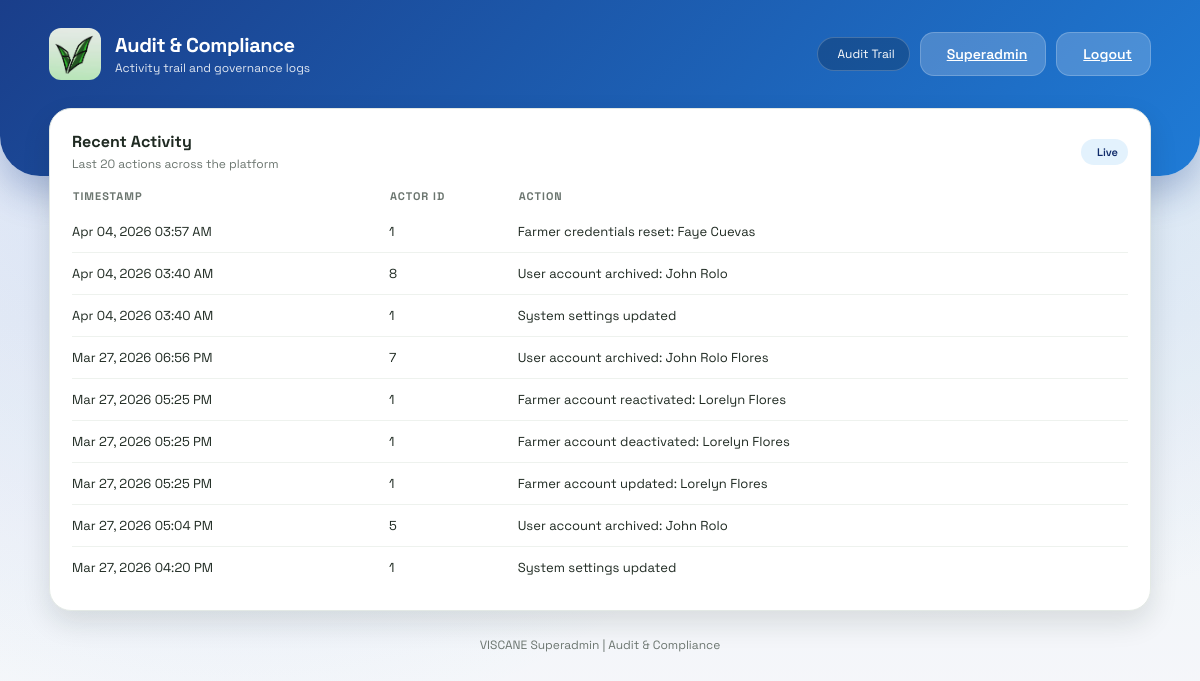
The app's page /superadmin/audit (signed in), older data.
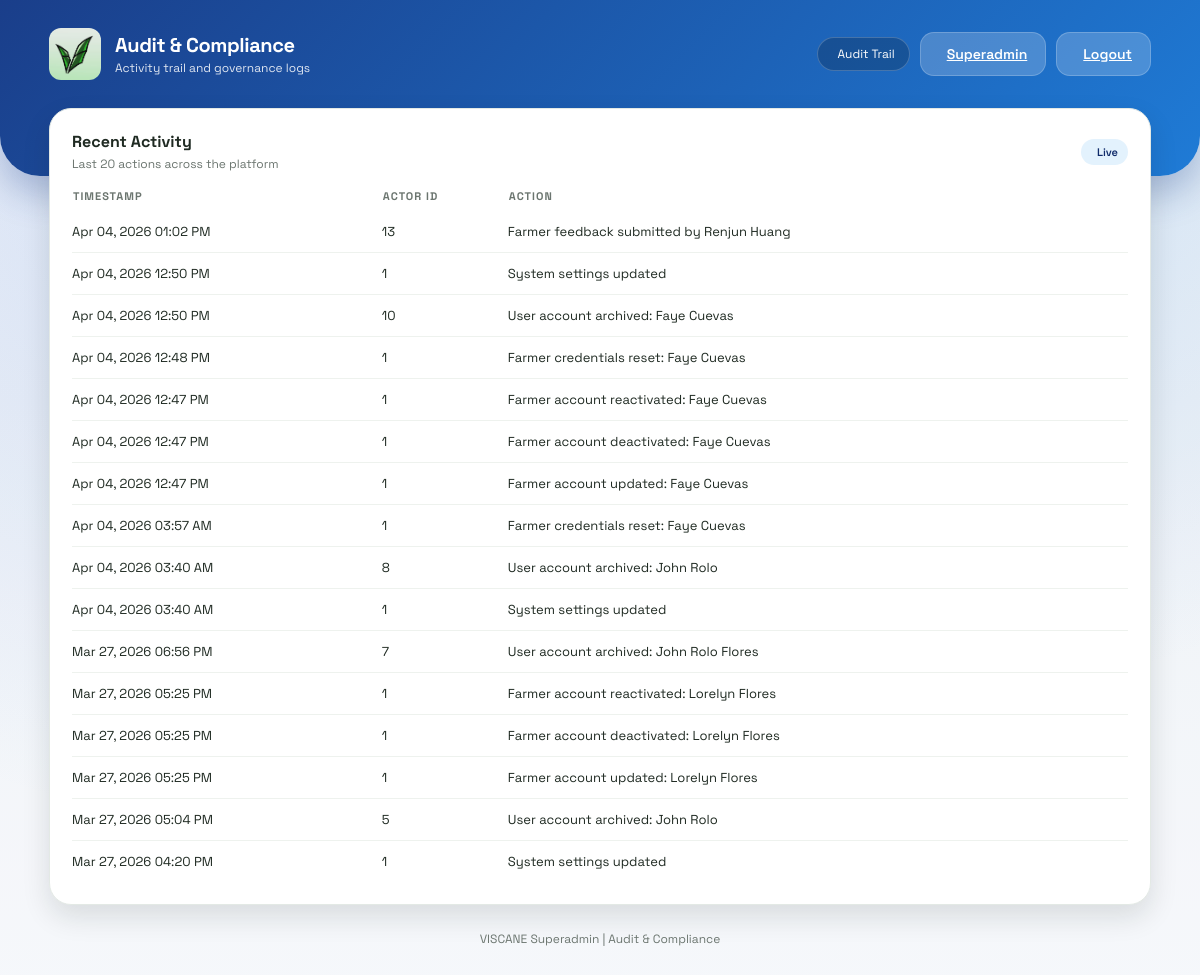
The same page, newer data.
### models.py (models this page shows)
class AuditLog(db.Model):
    id = db.Column(db.Integer, primary_key=True)
    user_id = db.Column(db.Integer, nullable=True)
    action = db.Column(db.String(255), nullable=False)
    timestamp = db.Column(db.DateTime, default=datetime.utcnow, nullable=False)

### app.py (the view)
@app.route('/superadmin/audit')
@role_required('superadmin')
def superadmin_audit():
    logs = AuditLog.query.order_by(AuditLog.timestamp.desc()).limit(20).all()
    return render_template('superadmin_audit.html', logs=logs, current_admin=get_current_admin())

### app.py (called while the page is built)
def role_required(required_role):
    def decorator(view):
        @wraps(view)
        def wrapped(*args, **kwargs):
            admin_id = session.get('admin_id')
            if not admin_id:
                return redirect(url_for('admin_login'))
            admin = Admin.query.get(admin_id)
            if not admin or admin.is_archived or admin.role != required_role:
                return redirect(url_for('admin_portal'))
            return view(*args, **kwargs)
        return wrapped
    return decorator

def get_current_admin():
    admin_id = session.get('admin_id')
    if not admin_id:
        return None
    admin = Admin.query.get(admin_id)
    if not admin or admin.is_archived:
        return None
    return admin

### templates/superadmin_audit.html (shortened to what this page needs)
<!DOCTYPE html>
<html lang="en">
<head>
    <link rel="stylesheet" href="{{ url_for('static', filename='style.css') }}">
</head>
<body class="admin-layout">
    <header class="dashboard-header">
        <div class="header-content">
            <div class="brand">
                <div class="brand-icon">
                    <img src="{{ url_for('static', filename='logo.jpg') }}" alt="VISCANE Logo" style="width: 100%; height: 100%; object-fit: cover; border-radius: 12px;">
                </div>
                <div>
                    <p class="brand-title">Audit & Compliance</p>
                    <p class="brand-subtitle">Activity trail and governance logs</p>
                </div>
            </div>
            <div class="header-actions">
                <div class="status-pill">
                    Audit Trail
                </div>
                <a class="btn light" href="/superadmin">
                    Superadmin
                </a>
                <a class="btn light" href="/admin-logout">
                    Logout
                </a>
            </div>
        </div>
    </header>
    <main class="dashboard-container fade-in">
        <section class="panel">
            <div class="panel-header">
                <div>
                    <h3 class="panel-title">Recent Activity</h3>
                    <p class="panel-subtitle">Last 20 actions across the platform</p>
                </div>
                <span class="badge">Live</span>
            </div>
            <table class="data-table">
                <thead>
                    <tr>
                        <th>Timestamp</th>
                        <th>Actor ID</th>
                        <th>Action</th>
                    </tr>
                </thead>
                <tbody>
                    {% if logs %}
                        {% for log in logs %}
                            <tr>
                                <td>{{ log.timestamp.strftime('%b %d, %Y %I:%M %p') }}</td>
                                <td>{{ log.user_id if log.user_id else 'System' }}</td>
                                <td>{{ log.action }}</td>
                            </tr>
                        {% endfor %}
                    {% else %}
                        <tr>
                            <td colspan="3">No audit entries available yet.</td>
                        </tr>
                    {% endif %}
                </tbody>
            </table>
        </section>
        <div class="footer-link">VISCANE Superadmin | Audit & Compliance</div>
    </main>
</body>
</html>

### static/style.css (style rules this page uses)
:root { --glass-bg: rgba(255, 255, 255, 0.15); --glass-border: rgba(255, 255, 255, 0.2); --primary-green: #43A047; --neutral-0: #ffffff; --neutral-50: #f6f8f5; --neutral-100: #eef2ee; --neutral-200: #e3e9e5; --neutral-500: #6b756f; --neutral-900: #1f2a22; --radius-lg: 22px; --radius-md: 16px; --shadow-md: 0 12px 28px rgba(19, 32, 24, 0.12); --shadow-lg: 0 18px 45px rgba(19, 32, 24, 0.18); }
* { box-sizing: border-box; }
body { margin: 0; font-family: "Space Grotesk", sans-serif; background-image: linear-gradient(rgba(0,0,0,0.5), rgba(0,0,0,0.5)), url('background.png'); background-size: cover; background-position: center; background-attachment: fixed; display: flex; justify-content: center; align-items: center; min-height: 100vh; color: white; }
.fade-in { animation: slideUp 0.6s ease-out forwards; }
body.farmer-layout, body.admin-layout { display: block; min-height: 100vh; background-image: none; background-color: var(--neutral-50); color: var(--neutral-900); overflow-x: hidden; padding: 0; }
body.admin-layout { --accent: #1E5BBF; --accent-soft: #E3F2FD; --accent-strong: #102B6A; --header-gradient: linear-gradient(135deg, #1A3E8A, #1F7BD6); --header-shadow: 0 18px 35px rgba(26, 62, 138, 0.28); }
.dashboard-header { background: var(--header-gradient); color: white; padding: 28px 0 96px; border-radius: 0 0 40px 40px; box-shadow: var(--header-shadow); position: relative; z-index: 2; }
.header-content { max-width: 1150px; margin: 0 auto; padding: 0 24px; display: flex; justify-content: space-between; align-items: center; gap: 20px; flex-wrap: wrap; }
.brand { display: flex; align-items: center; gap: 14px; }
.brand-icon { width: 52px; height: 52px; border-radius: 16px; display: grid; place-items: center; background: rgba(255, 255, 255, 0.18); backdrop-filter: blur(8px); font-size: 26px; }
.brand-title { margin: 0; font-size: 20px; font-weight: 700; letter-spacing: -0.4px; }
.brand-subtitle { margin: 2px 0 0; font-size: 12px; opacity: 0.85; }
.header-actions { display: flex; align-items: center; gap: 10px; flex-wrap: wrap; }
.status-pill { display: inline-flex; align-items: center; gap: 6px; padding: 8px 14px; border-radius: 999px; background: rgba(0,0,0,0.2); border: 1px solid rgba(255,255,255,0.2); font-size: 12px; }
.dashboard-container { max-width: 1150px; margin: -68px auto 0; padding: 0 24px 60px; position: relative; z-index: 2; }
.btn { border: none; border-radius: 14px; padding: 12px 18px; font-weight: 600; font-size: 14px; cursor: pointer; display: inline-flex; align-items: center; gap: 8px; transition: transform 0.2s ease, box-shadow 0.2s ease, background 0.2s ease; }
.btn.light { background: rgba(255,255,255,0.2); color: white; border: 1px solid rgba(255,255,255,0.2); }
.panel { background: var(--neutral-0); border-radius: var(--radius-lg); padding: 22px; border: 1px solid var(--neutral-200); box-shadow: var(--shadow-md); }
.panel-header { display: flex; justify-content: space-between; align-items: center; gap: 12px; margin-bottom: 16px; }
.panel-title { margin: 0; font-size: 16px; color: var(--neutral-900); }
.panel-subtitle { margin: 4px 0 0; font-size: 12px; color: var(--neutral-500); }
.badge { display: inline-flex; align-items: center; gap: 6px; padding: 6px 10px; border-radius: 999px; background: var(--accent-soft); color: var(--accent-strong); font-size: 11px; font-weight: 600; }
.data-table { width: 100%; border-collapse: collapse; font-size: 13px; }
.data-table th { text-align: left; color: var(--neutral-500); font-size: 11px; text-transform: uppercase; letter-spacing: 1px; padding-bottom: 8px; }
.data-table td { padding: 12px 0; border-bottom: 1px solid var(--neutral-100); }
.data-table tr:last-child td { border-bottom: none; }
.footer-link { margin-top: 26px; text-align: center; font-size: 12px; color: var(--neutral-500); }

Row changes from the older to the newer data that the page shows:
added AuditLog: timestamp "Apr 04, 2026 01:02 PM", user "13", action "Farmer feedback submitted by Renjun Huang"
added AuditLog: timestamp "Apr 04, 2026 12:50 PM", user "1", action "System settings updated"
added AuditLog: timestamp "Apr 04, 2026 12:50 PM", user "10", action "User account archived: Faye Cuevas"
added AuditLog: timestamp "Apr 04, 2026 12:48 PM", user "1", action "Farmer credentials reset: Faye Cuevas"
added AuditLog: timestamp "Apr 04, 2026 12:47 PM", user "1", action "Farmer account reactivated: Faye Cuevas"
added AuditLog: timestamp "Apr 04, 2026 12:47 PM", user "1", action "Farmer account deactivated: Faye Cuevas"
added AuditLog: timestamp "Apr 04, 2026 12:47 PM", user "1", action "Farmer account updated: Faye Cuevas"
